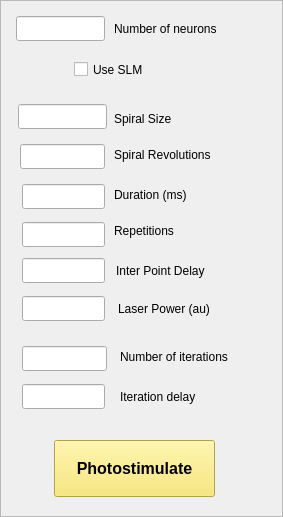
   <widget class="QFrame" name="frame_3">
    <property name="geometry">
     <rect>
      <x>12</x>
      <y>310</y>
      <width>283</width>
      <height>517</height>
     </rect>
    </property>
    <property name="frameShape">
     <enum>QFrame::StyledPanel</enum>
    </property>
    <property name="frameShadow">
     <enum>QFrame::Raised</enum>
    </property>
    <widget class="QLineEdit" name="spiralsize_val">
     <property name="geometry">
      <rect>
       <x>18</x>
       <y>104</y>
       <width>89</width>
       <height>25</height>
      </rect>
     </property>
    </widget>
    <widget class="QLabel" name="label">
     <property name="geometry">
      <rect>
       <x>114</x>
       <y>110</y>
       <width>101</width>
       <height>17</height>
      </rect>
     </property>
     <property name="text">
      <string>Spiral Size</string>
     </property>
    </widget>
    <widget class="QLineEdit" name="spiralrevolutions_val">
     <property name="geometry">
      <rect>
       <x>20</x>
       <y>144</y>
       <width>85</width>
       <height>25</height>
      </rect>
     </property>
    </widget>
    <widget class="QLabel" name="label_7">
     <property name="geometry">
      <rect>
       <x>114</x>
       <y>146</y>
       <width>139</width>
       <height>17</height>
      </rect>
     </property>
     <property name="text">
      <string>Spiral Revolutions</string>
     </property>
    </widget>
    <widget class="QLineEdit" name="duration_val">
     <property name="geometry">
      <rect>
       <x>22</x>
       <y>184</y>
       <width>83</width>
       <height>25</height>
      </rect>
     </property>
    </widget>
    <widget class="QLabel" name="label_8">
     <property name="geometry">
      <rect>
       <x>114</x>
       <y>186</y>
       <width>139</width>
       <height>17</height>
      </rect>
     </property>
     <property name="text">
      <string>Duration (ms)</string>
     </property>
    </widget>
    <widget class="QLineEdit" name="repetition_val">
     <property name="geometry">
      <rect>
       <x>22</x>
       <y>222</y>
       <width>83</width>
       <height>25</height>
      </rect>
     </property>
     <property name="text">
      <string/>
     </property>
    </widget>
    <widget class="QLabel" name="label_9">
     <property name="geometry">
      <rect>
       <x>114</x>
       <y>222</y>
       <width>139</width>
       <height>17</height>
      </rect>
     </property>
     <property name="text">
      <string>Repetitions</string>
     </property>
    </widget>
    <widget class="QLineEdit" name="interpointdelay_val">
     <property name="geometry">
      <rect>
       <x>22</x>
       <y>258</y>
       <width>83</width>
       <height>25</height>
      </rect>
     </property>
    </widget>
    <widget class="QLabel" name="label_10">
     <property name="geometry">
      <rect>
       <x>116</x>
       <y>262</y>
       <width>139</width>
       <height>17</height>
      </rect>
     </property>
     <property name="text">
      <string>Inter Point Delay</string>
     </property>
    </widget>
    <widget class="QLabel" name="label_11">
     <property name="geometry">
      <rect>
       <x>118</x>
       <y>300</y>
       <width>139</width>
       <height>17</height>
      </rect>
     </property>
     <property name="text">
      <string>Laser Power (au)</string>
     </property>
    </widget>
    <widget class="QLineEdit" name="laserpower_val">
     <property name="geometry">
      <rect>
       <x>22</x>
       <y>296</y>
       <width>83</width>
       <height>25</height>
      </rect>
     </property>
    </widget>
    <widget class="QLineEdit" name="iteration_val">
     <property name="geometry">
      <rect>
       <x>22</x>
       <y>346</y>
       <width>85</width>
       <height>25</height>
      </rect>
     </property>
    </widget>
    <widget class="QLabel" name="label_12">
     <property name="geometry">
      <rect>
       <x>120</x>
       <y>348</y>
       <width>153</width>
       <height>17</height>
      </rect>
     </property>
     <property name="text">
      <string>Number of iterations</string>
     </property>
    </widget>
    <widget class="QLineEdit" name="iterationdelay_val">
     <property name="geometry">
      <rect>
       <x>22</x>
       <y>384</y>
       <width>83</width>
       <height>25</height>
      </rect>
     </property>
    </widget>
    <widget class="QLabel" name="label_13">
     <property name="geometry">
      <rect>
       <x>120</x>
       <y>388</y>
       <width>153</width>
       <height>17</height>
      </rect>
     </property>
     <property name="text">
      <string>Iteration delay</string>
     </property>
    </widget>
    <widget class="QPushButton" name="gophotostimulate">
     <property name="geometry">
      <rect>
       <x>54</x>
       <y>440</y>
       <width>161</width>
       <height>57</height>
      </rect>
     </property>
     <property name="palette">
      <palette>
       <active>
        <colorrole role="WindowText">
         <brush brushstyle="SolidPattern">
          <color alpha="255">
           <red>0</red>
           <green>0</green>
           <blue>0</blue>
          </color>
         </brush>
        </colorrole>
        <colorrole role="Button">
         <brush brushstyle="SolidPattern">
          <color alpha="255">
           <red>248</red>
           <green>228</green>
           <blue>92</blue>
          </color>
         </brush>
        </colorrole>
        <colorrole role="Light">
         <brush brushstyle="SolidPattern">
          <color alpha="255">
           <red>255</red>
           <green>249</green>
           <blue>212</blue>
          </color>
         </brush>
        </colorrole>
        <colorrole role="Midlight">
         <brush brushstyle="SolidPattern">
          <color alpha="255">
           <red>251</red>
           <green>238</green>
           <blue>152</blue>
          </color>
         </brush>
        </colorrole>
        <colorrole role="Dark">
         <brush brushstyle="SolidPattern">
          <color alpha="255">
           <red>124</red>
           <green>114</green>
           <blue>46</blue>
          </color>
         </brush>
        </colorrole>
        <colorrole role="Mid">
         <brush brushstyle="SolidPattern">
          <color alpha="255">
           <red>165</red>
           <green>152</green>
           <blue>61</blue>
          </color>
         </brush>
        </colorrole>
        <colorrole role="Text">
         <brush brushstyle="SolidPattern">
          <color alpha="255">
           <red>0</red>
           <green>0</green>
           <blue>0</blue>
          </color>
         </brush>
        </colorrole>
        <colorrole role="BrightText">
         <brush brushstyle="SolidPattern">
          <color alpha="255">
           <red>255</red>
           <green>255</green>
           <blue>255</blue>
          </color>
         </brush>
        </colorrole>
        <colorrole role="ButtonText">
         <brush brushstyle="SolidPattern">
          <color alpha="255">
           <red>0</red>
           <green>0</green>
           <blue>0</blue>
          </color>
         </brush>
        </colorrole>
        <colorrole role="Base">
         <brush brushstyle="SolidPattern">
          <color alpha="255">
           <red>255</red>
           <green>255</green>
           <blue>255</blue>
          </color>
         </brush>
        </colorrole>
        <colorrole role="Window">
         <brush brushstyle="SolidPattern">
          <color alpha="255">
           <red>248</red>
           <green>228</green>
           <blue>92</blue>
          </color>
         </brush>
        </colorrole>
        <colorrole role="Shadow">
         <brush brushstyle="SolidPattern">
          <color alpha="255">
           <red>0</red>
           <green>0</green>
           <blue>0</blue>
          </color>
         </brush>
        </colorrole>
        <colorrole role="AlternateBase">
         <brush brushstyle="SolidPattern">
          <color alpha="255">
           <red>251</red>
           <green>241</green>
           <blue>173</blue>
          </color>
         </brush>
        </colorrole>
        <colorrole role="ToolTipBase">
         <brush brushstyle="SolidPattern">
          <color alpha="255">
           <red>255</red>
           <green>255</green>
           <blue>220</blue>
          </color>
         </brush>
        </colorrole>
        <colorrole role="ToolTipText">
         <brush brushstyle="SolidPattern">
          <color alpha="255">
           <red>0</red>
           <green>0</green>
           <blue>0</blue>
          </color>
         </brush>
        </colorrole>
        <colorrole role="PlaceholderText">
         <brush brushstyle="SolidPattern">
          <color alpha="128">
           <red>0</red>
           <green>0</green>
           <blue>0</blue>
          </color>
         </brush>
        </colorrole>
       </active>
       <inactive>
        <colorrole role="WindowText">
         <brush brushstyle="SolidPattern">
          <color alpha="255">
           <red>0</red>
           <green>0</green>
           <blue>0</blue>
          </color>
         </brush>
        </colorrole>
        <colorrole role="Button">
         <brush brushstyle="SolidPattern">
          <color alpha="255">
           <red>248</red>
           <green>228</green>
           <blue>92</blue>
          </color>
         </brush>
        </colorrole>
        <colorrole role="Light">
         <brush brushstyle="SolidPattern">
          <color alpha="255">
           <red>255</red>
           <green>249</green>
           <blue>212</blue>
          </color>
         </brush>
        </colorrole>
        <colorrole role="Midlight">
         <brush brushstyle="SolidPattern">
          <color alpha="255">
           <red>251</red>
           <green>238</green>
           <blue>152</blue>
          </color>
         </brush>
        </colorrole>
        <colorrole role="Dark">
         <brush brushstyle="SolidPattern">
          <color alpha="255">
           <red>124</red>
           <green>114</green>
           <blue>46</blue>
          </color>
         </brush>
        </colorrole>
        <colorrole role="Mid">
         <brush brushstyle="SolidPattern">
          <color alpha="255">
           <red>165</red>
           <green>152</green>
           <blue>61</blue>
          </color>
         </brush>
        </colorrole>
        <colorrole role="Text">
         <brush brushstyle="SolidPattern">
          <color alpha="255">
           <red>0</red>
           <green>0</green>
           <blue>0</blue>
          </color>
         </brush>
        </colorrole>
        <colorrole role="BrightText">
         <brush brushstyle="SolidPattern">
          <color alpha="255">
           <red>255</red>
           <green>255</green>
           <blue>255</blue>
          </color>
         </brush>
        </colorrole>
        <colorrole role="ButtonText">
         <brush brushstyle="SolidPattern">
          <color alpha="255">
           <red>0</red>
           <green>0</green>
           <blue>0</blue>
          </color>
         </brush>
        </colorrole>
        <colorrole role="Base">
         <brush brushstyle="SolidPattern">
          <color alpha="255">
           <red>255</red>
           <green>255</green>
           <blue>255</blue>
          </color>
         </brush>
        </colorrole>
        <colorrole role="Window">
         <brush brushstyle="SolidPattern">
          <color alpha="255">
           <red>248</red>
           <green>228</green>
           <blue>92</blue>
          </color>
         </brush>
        </colorrole>
        <colorrole role="Shadow">
         <brush brushstyle="SolidPattern">
          <color alpha="255">
           <red>0</red>
           <green>0</green>
           <blue>0</blue>
          </color>
         </brush>
        </colorrole>
        <colorrole role="AlternateBase">
         <brush brushstyle="SolidPattern">
          <color alpha="255">
           <red>251</red>
           <green>241</green>
           <blue>173</blue>
          </color>
         </brush>
        </colorrole>
        <colorrole role="ToolTipBase">
         <brush brushstyle="SolidPattern">
          <color alpha="255">
           <red>255</red>
           <green>255</green>
           <blue>220</blue>
          </color>
         </brush>
        </colorrole>
        <colorrole role="ToolTipText">
         <brush brushstyle="SolidPattern">
          <color alpha="255">
           <red>0</red>
           <green>0</green>
           <blue>0</blue>
          </color>
         </brush>
        </colorrole>
        <colorrole role="PlaceholderText">
         <brush brushstyle="SolidPattern">
          <color alpha="128">
           <red>0</red>
           <green>0</green>
           <blue>0</blue>
          </color>
         </brush>
        </colorrole>
       </inactive>
       <disabled>
        <colorrole role="WindowText">
         <brush brushstyle="SolidPattern">
          <color alpha="255">
           <red>124</red>
           <green>114</green>
           <blue>46</blue>
          </color>
         </brush>
        </colorrole>
        <colorrole role="Button">
         <brush brushstyle="SolidPattern">
          <color alpha="255">
           <red>248</red>
           <green>228</green>
           <blue>92</blue>
          </color>
         </brush>
        </colorrole>
        <colorrole role="Light">
         <brush brushstyle="SolidPattern">
          <color alpha="255">
           <red>255</red>
           <green>249</green>
           <blue>212</blue>
          </color>
         </brush>
        </colorrole>
        <colorrole role="Midlight">
         <brush brushstyle="SolidPattern">
          <color alpha="255">
           <red>251</red>
           <green>238</green>
           <blue>152</blue>
          </color>
         </brush>
        </colorrole>
        <colorrole role="Dark">
         <brush brushstyle="SolidPattern">
          <color alpha="255">
           <red>124</red>
           <green>114</green>
           <blue>46</blue>
          </color>
         </brush>
        </colorrole>
        <colorrole role="Mid">
         <brush brushstyle="SolidPattern">
          <color alpha="255">
           <red>165</red>
           <green>152</green>
           <blue>61</blue>
          </color>
         </brush>
        </colorrole>
        <colorrole role="Text">
         <brush brushstyle="SolidPattern">
          <color alpha="255">
           <red>124</red>
           <green>114</green>
           <blue>46</blue>
          </color>
         </brush>
        </colorrole>
        <colorrole role="BrightText">
         <brush brushstyle="SolidPattern">
          <color alpha="255">
           <red>255</red>
           <green>255</green>
           <blue>255</blue>
          </color>
         </brush>
        </colorrole>
        <colorrole role="ButtonText">
         <brush brushstyle="SolidPattern">
          <color alpha="255">
           <red>124</red>
           <green>114</green>
           <blue>46</blue>
          </color>
         </brush>
        </colorrole>
        <colorrole role="Base">
         <brush brushstyle="SolidPattern">
          <color alpha="255">
           <red>248</red>
           <green>228</green>
           <blue>92</blue>
          </color>
         </brush>
        </colorrole>
        <colorrole role="Window">
         <brush brushstyle="SolidPattern">
          <color alpha="255">
           <red>248</red>
           <green>228</green>
           <blue>92</blue>
          </color>
         </brush>
        </colorrole>
        <colorrole role="Shadow">
         <brush brushstyle="SolidPattern">
          <color alpha="255">
           <red>0</red>
           <green>0</green>
           <blue>0</blue>
          </color>
         </brush>
        </colorrole>
        <colorrole role="AlternateBase">
         <brush brushstyle="SolidPattern">
          <color alpha="255">
           <red>248</red>
           <green>228</green>
           <blue>92</blue>
          </color>
         </brush>
        </colorrole>
        <colorrole role="ToolTipBase">
         <brush brushstyle="SolidPattern">
          <color alpha="255">
           <red>255</red>
           <green>255</green>
           <blue>220</blue>
          </color>
         </brush>
        </colorrole>
        <colorrole role="ToolTipText">
         <brush brushstyle="SolidPattern">
          <color alpha="255">
           <red>0</red>
           <green>0</green>
           <blue>0</blue>
          </color>
         </brush>
        </colorrole>
        <colorrole role="PlaceholderText">
         <brush brushstyle="SolidPattern">
          <color alpha="128">
           <red>0</red>
           <green>0</green>
           <blue>0</blue>
          </color>
         </brush>
        </colorrole>
       </disabled>
      </palette>
     </property>
     <property name="font">
      <font>
       <pointsize>12</pointsize>
       <italic>false</italic>
       <bold>true</bold>
      </font>
     </property>
     <property name="text">
      <string>Photostimulate</string>
     </property>
    </widget>
    <widget class="QLineEdit" name="neuronnum_val">
     <property name="geometry">
      <rect>
       <x>16</x>
       <y>16</y>
       <width>89</width>
       <height>25</height>
      </rect>
     </property>
    </widget>
    <widget class="QLabel" name="label_14">
     <property name="geometry">
      <rect>
       <x>114</x>
       <y>20</y>
       <width>145</width>
       <height>17</height>
      </rect>
     </property>
     <property name="text">
      <string>Number of neurons</string>
     </property>
    </widget>
    <widget class="QCheckBox" name="useSLM">
     <property name="enabled">
      <bool>true</bool>
     </property>
     <property name="geometry">
      <rect>
       <x>74</x>
       <y>58</y>
       <width>92</width>
       <height>23</height>
      </rect>
     </property>
     <property name="mouseTracking">
      <bool>true</bool>
     </property>
     <property name="text">
      <string>Use SLM</string>
     </property>
    </widget>
   </widget>
